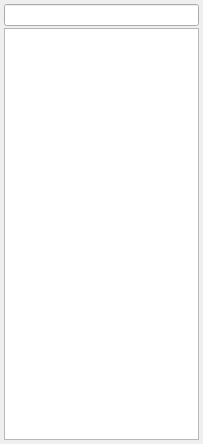
<?xml version="1.0" encoding="UTF-8"?>
<ui version="4.0">
 <class>gams::studio::tabdialog::TabDialog</class>
 <widget class="QDialog" name="gams::studio::TabDialog">
  <property name="geometry">
   <rect>
    <x>0</x>
    <y>0</y>
    <width>203</width>
    <height>444</height>
   </rect>
  </property>
  <property name="windowTitle">
   <string>Dialog</string>
  </property>
  <layout class="QVBoxLayout" name="verticalLayout">
   <property name="spacing">
    <number>2</number>
   </property>
   <property name="leftMargin">
    <number>4</number>
   </property>
   <property name="topMargin">
    <number>4</number>
   </property>
   <property name="rightMargin">
    <number>4</number>
   </property>
   <property name="bottomMargin">
    <number>4</number>
   </property>
   <item>
    <widget class="QLineEdit" name="lineEdit"/>
   </item>
   <item>
    <widget class="QListView" name="listView"/>
   </item>
  </layout>
 </widget>
 <resources/>
 <connections/>
</ui>
